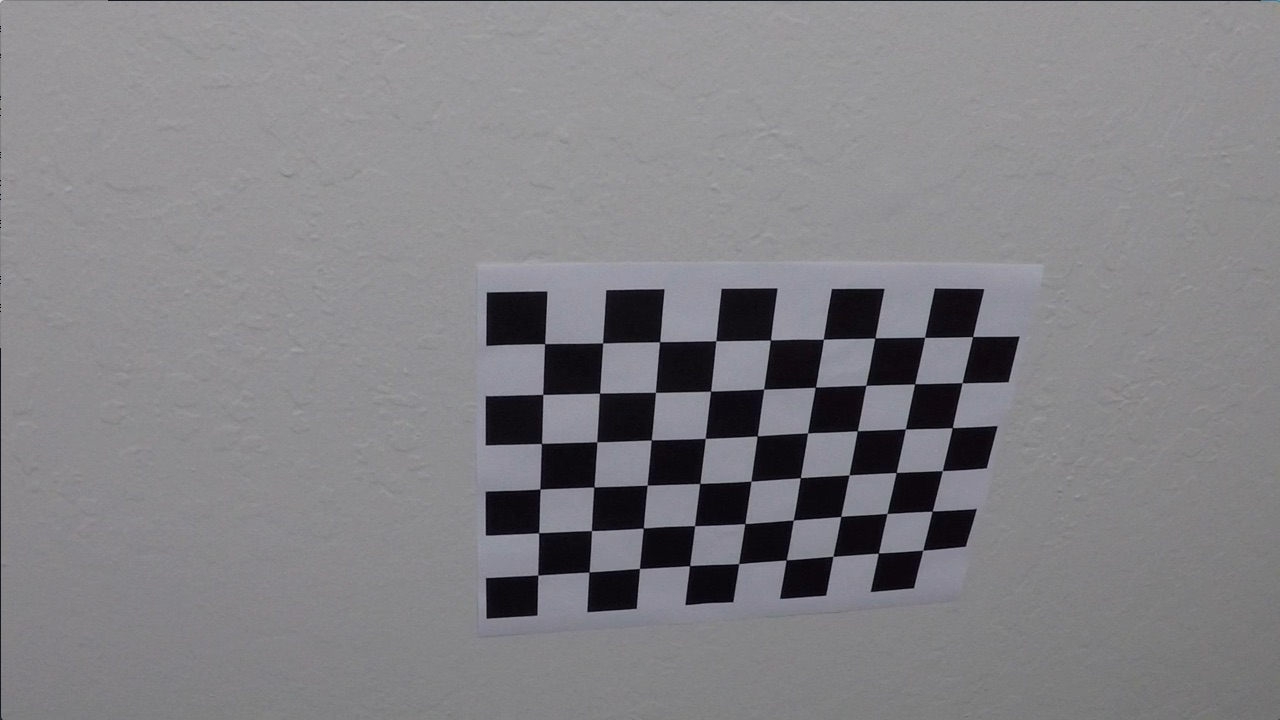
#> input picture camera_cal/calibration10.jpg, 1280 x 720 px
$ jupyter execute --allow-errors Advanced-Lane-Finding.ipynb   (shell and % lines are left out)
#> lines starting #> are read from the running program, lines starting #| are printed output that depends on the picture
[cell 1]
import glob
import numpy as np
import cv2
import matplotlib.pyplot as plt
import matplotlib.image as mpimg

# Data exploration

[cell 2]
# Data exploration - One of the 20 images used for calibration
img = mpimg.imread("camera_cal/calibration10.jpg")
#> img is the input picture: shape (720, 1280, 3); mean R, G, B 130.2, 129.4, 133.1
image_shape = img.shape
#> image_shape = (720, 1280, 3)
print(image_shape)
#| (720, 1280, 3)
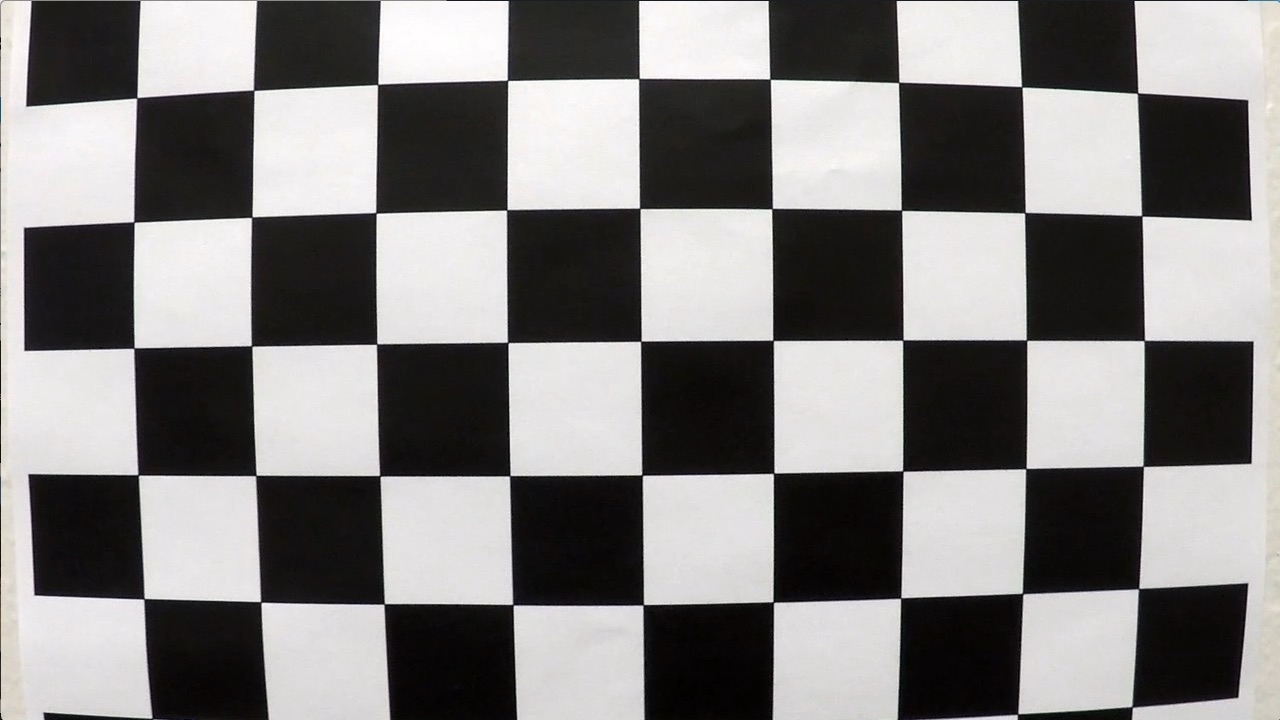
#> input picture camera_cal/calibration1.jpg, 1280 x 720 px
#> further down, img is the input picture: shape (720, 1280, 3); mean R, G, B 130.1, 128.4, 127.8
#> `ret, corners = cv2. findChessboardCorners(gray, (nx,ny), None)`: ret = False; corners = None
plt.imshow(img)

To correct the image distortions I first need to identify the locations of the corners on the camera calibration images. These are going to be inputs of my camera calibration function. I used opencv functions findChessboardCorners() and drawChessboardCorners() to do so.

[cell 3]
nx = 9
ny = 6

# Read in and make a list of calibration images
images = glob.glob("camera_cal/calibration*.jpg")

#Arrays to store object points and image points from all the images
objpoints = [] #3D points in real world space
imgpoints = [] #2D points in image plane

#Prepare object points like (0,0,0), (1,0,0), (2,0,0) .../(7,5,0)
objp = np.zeros((nx*ny,3), np.float32)
objp[:,:2] = np.mgrid[0:nx, 0:ny].T.reshape(-1,2) #x, y coordinates

#> (the rest of this cell did not finish here and is left out)

[cell 4]
# Plot original and transformed image next to each other
def print_image(img1, img2, title1, title2):
    # Plot
    f, (ax1, ax2) = plt.subplots(1, 2, figsize=(24, 9))
    f.tight_layout()
    ax1.imshow(img1)
    ax1.set_title(title1, fontsize=50)
    ax2.imshow(img2)
    ax2.set_title(title2, fontsize=50)
    plt.subplots_adjust(left=0., right=1, top=0.9, bottom=0.)

# Calibration and Undistortion

After identifying the corners I am good to calibrate the camera. To do that I use opencv's calibrateCamera() function, I pass the previously calculated objpoints, imgpoints and the shape of the image as arguments.
The function returns the distortion coefficients and the camera matrix as well which I need to pass as arguments to the undistort() function which returns my undistorted image. Let's try out!

[cell 5]
#Camera calibration and undistortion
ret, mtx, dist, rvecs, tvecs = cv2.calibrateCamera(objpoints, imgpoints, image_shape[:2],None,None)
#> ret = 0.46; mtx = [[729.2, 0, 439.6], [0, 555.1, 619.7], [0, 0, 1]]; dist = [[-0.0631, 0.00393, -0.0417, 0.0138, -0.0155]]; rvecs = ([0.275, -0.135, -0.0452],); tvecs = ([1.7, -5.91, 12.46],)
def undistort(img):
    dst = cv2.undistort(img, mtx, dist, None, mtx)
    return dst

img = mpimg.imread('camera_cal/calibration1.jpg')
dst = undistort(img)

print_image(img, dst, 'Original Image', 'Undistorted image')
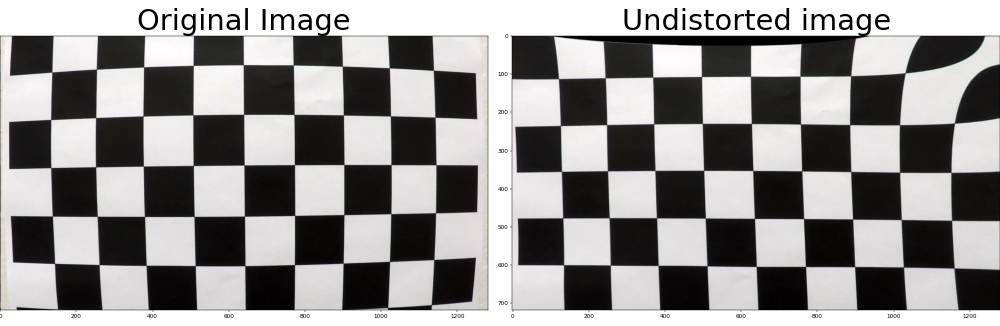
#> figure drawn by matplotlib, 2 panels

Let's test some real-life images before/after undistortion.

[cell 6]
img = mpimg.imread('test_images/test2.jpg')
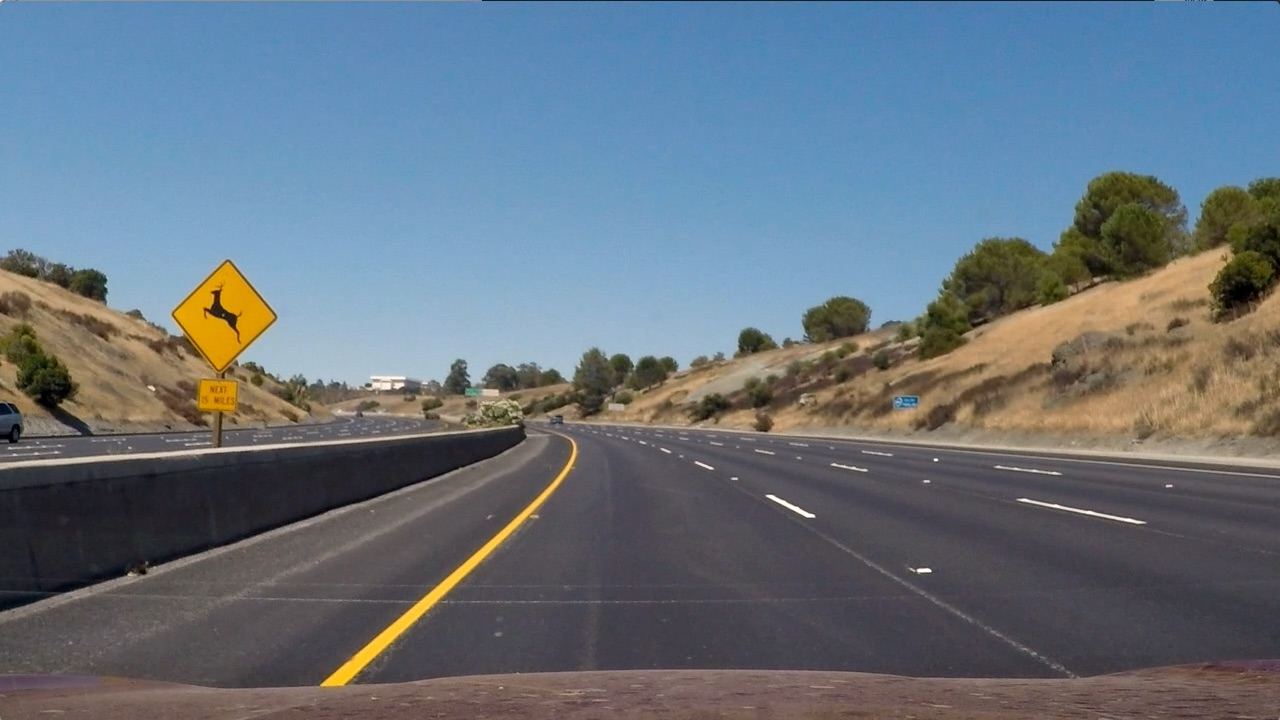
#> input picture test_images/test2.jpg, 1280 x 720 px
#> img is the input picture: shape (720, 1280, 3); mean R, G, B 102.8, 114.6, 125.5
dst=undistort(img)
print_image(img, dst, 'Original Image', 'Undistorted image')
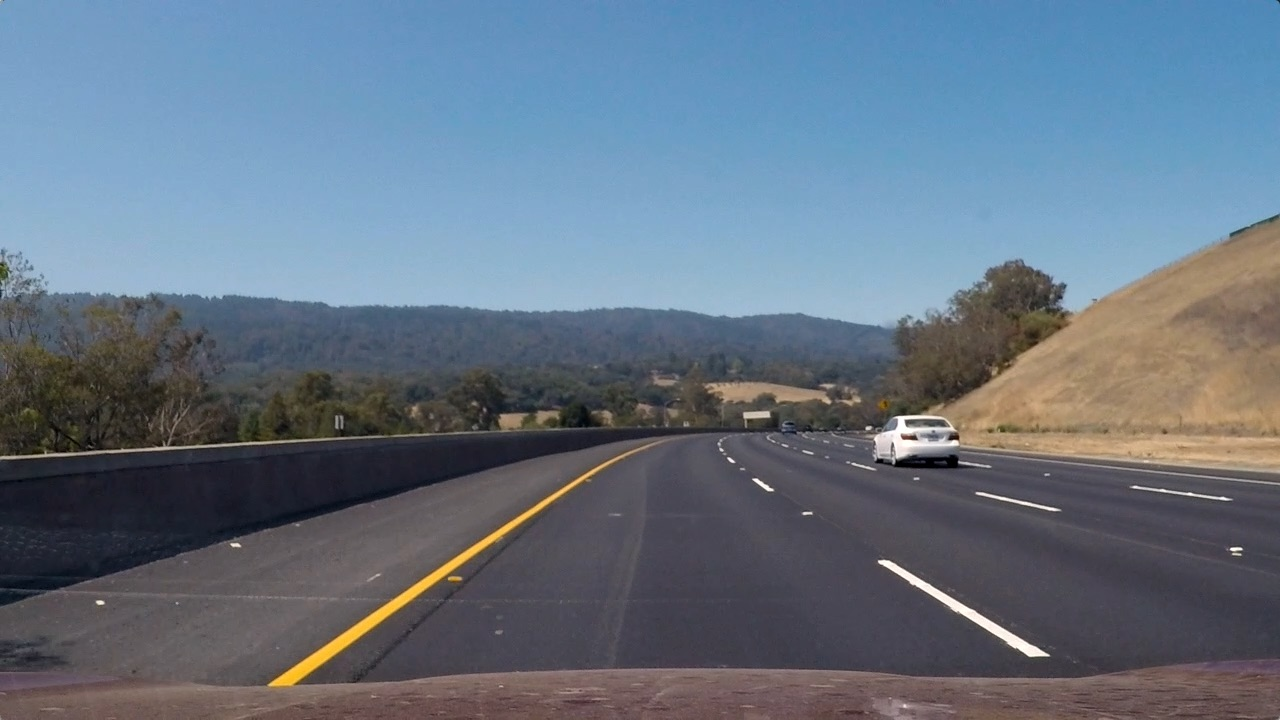
#> input picture test_images/test3.jpg, 1280 x 720 px
#> further down, img is the input picture: shape (720, 1280, 3); mean B, G, R 130.7, 115.3, 101.1

# Perspective Transform

Perspective transform maps the points in a given image to a different, desired, image points with a new perspective. We are most interested in the bird's-eye view transform that let's us vie a lane from above, this will be useful for calculating the lane curvature.

[cell 7]
# Define perspective transform function
def warp(img):

    #Define calibration box in source (original) and destination (desired or warped) coordinates
    img_width = img.shape[1]
#> img_width = 1280
    img_height = img.shape[0]
#> img_height = 720
    img_size = (img_width, img_height)
#> img_size = (1280, 720)

    #Four source coordinates
    src = np.float32([[img_width*0.38,img_height*0.67],
                      [img_width*0.63,img_height*0.67],
                      [img_width*0.97,img_height*0.99],
                      [img_width*0.05,img_height*0.9]])

    #Four destination coordinates
    dst = np.float32([[img_width*0.05,img_height*0.05],
                      [img_width*0.95,img_height*0.05],
                      [img_width*0.95,img_height*0.95],
                      [img_width*0.05,img_height*0.95]])

    #Compute the perspective transform, M
    M = cv2.getPerspectiveTransform(src, dst)

    #Create warped image - uses linear interpolation
    warped = cv2.warpPerspective(img, M, img_size, flags=cv2.INTER_LINEAR)
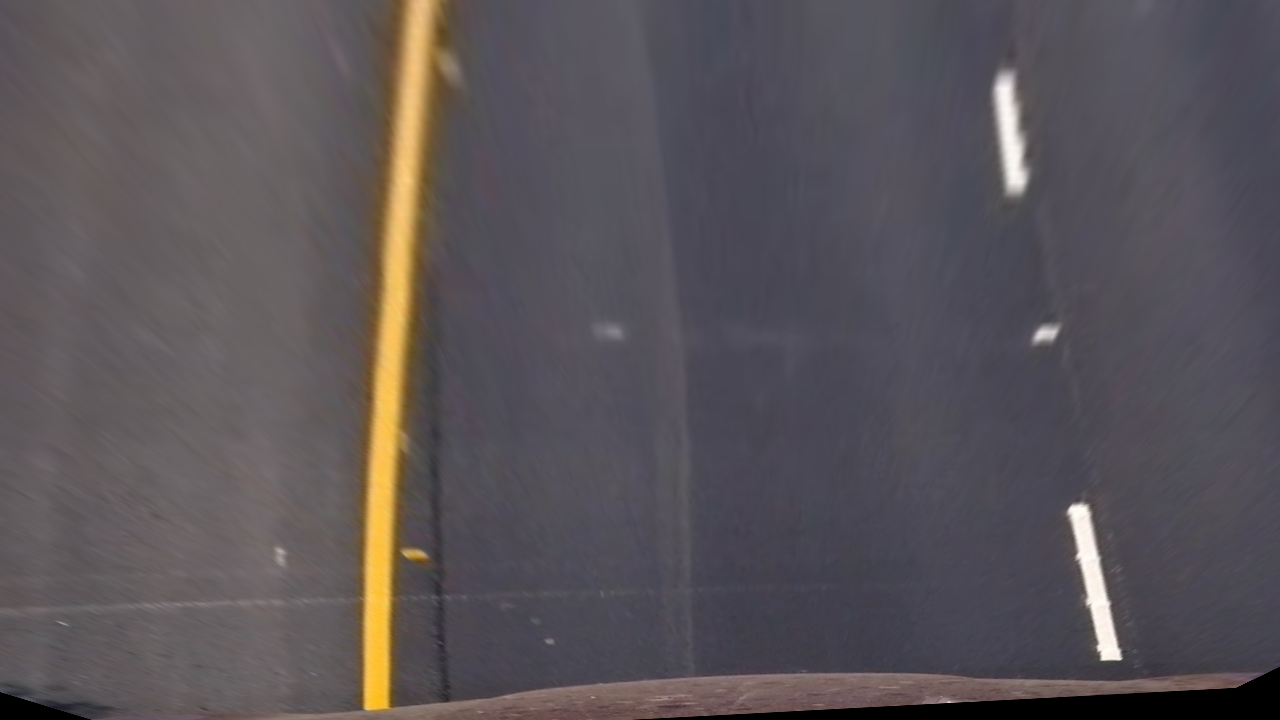
#> warped: shape (720, 1280, 3); mean R, G, B 89.6, 83.9, 88

    return warped

[cell 8]
# Test and choose parameters
img = cv2.imread('test_images/test3.jpg')
img = cv2.cvtColor(img,cv2.COLOR_BGR2RGB)

# Undistort image
img = undistort(img)

# Transform
img_warp = warp(img)

print_image(img, img_warp, 'Original Image', "Bird's-eye view" )
